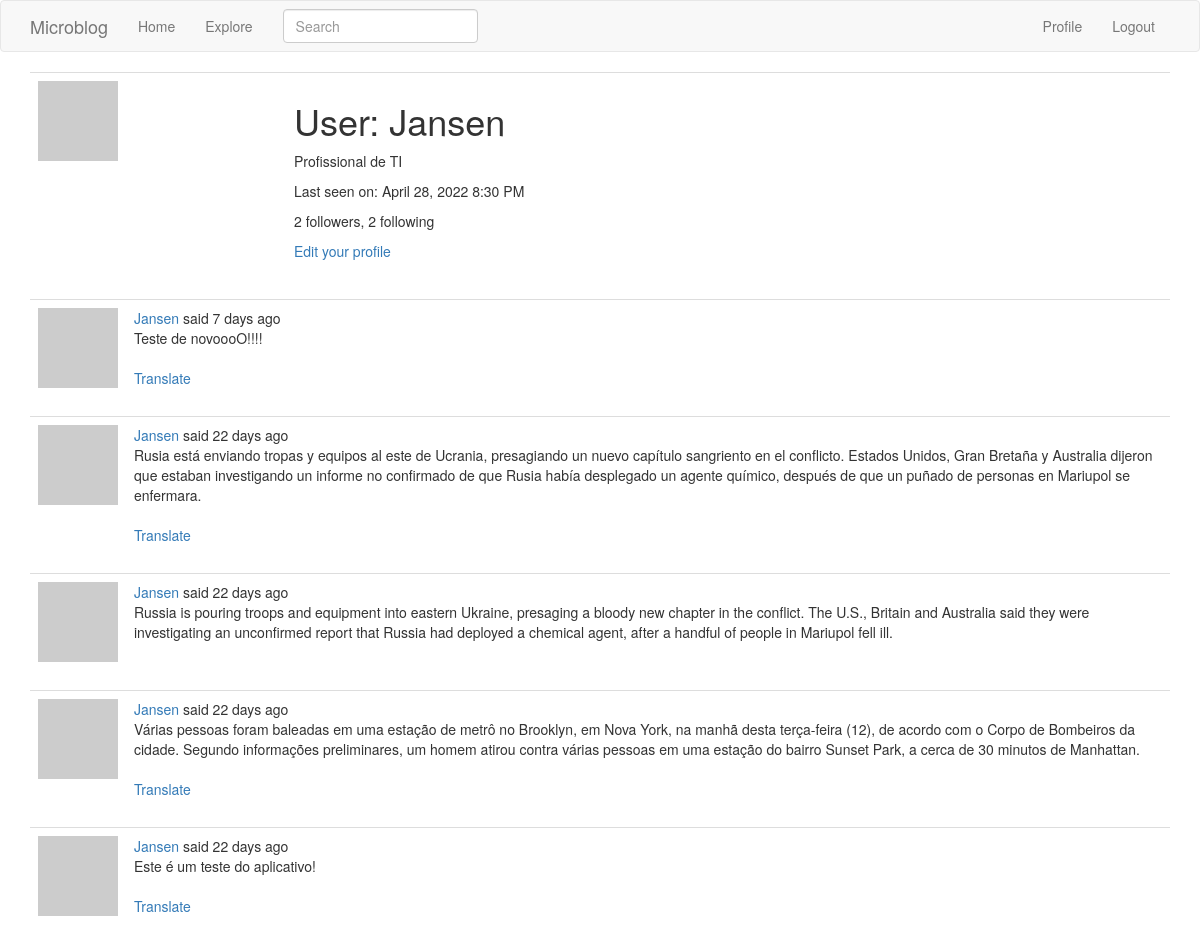
Page /user/Jansen (signed in, upper part) on the earlier database version.
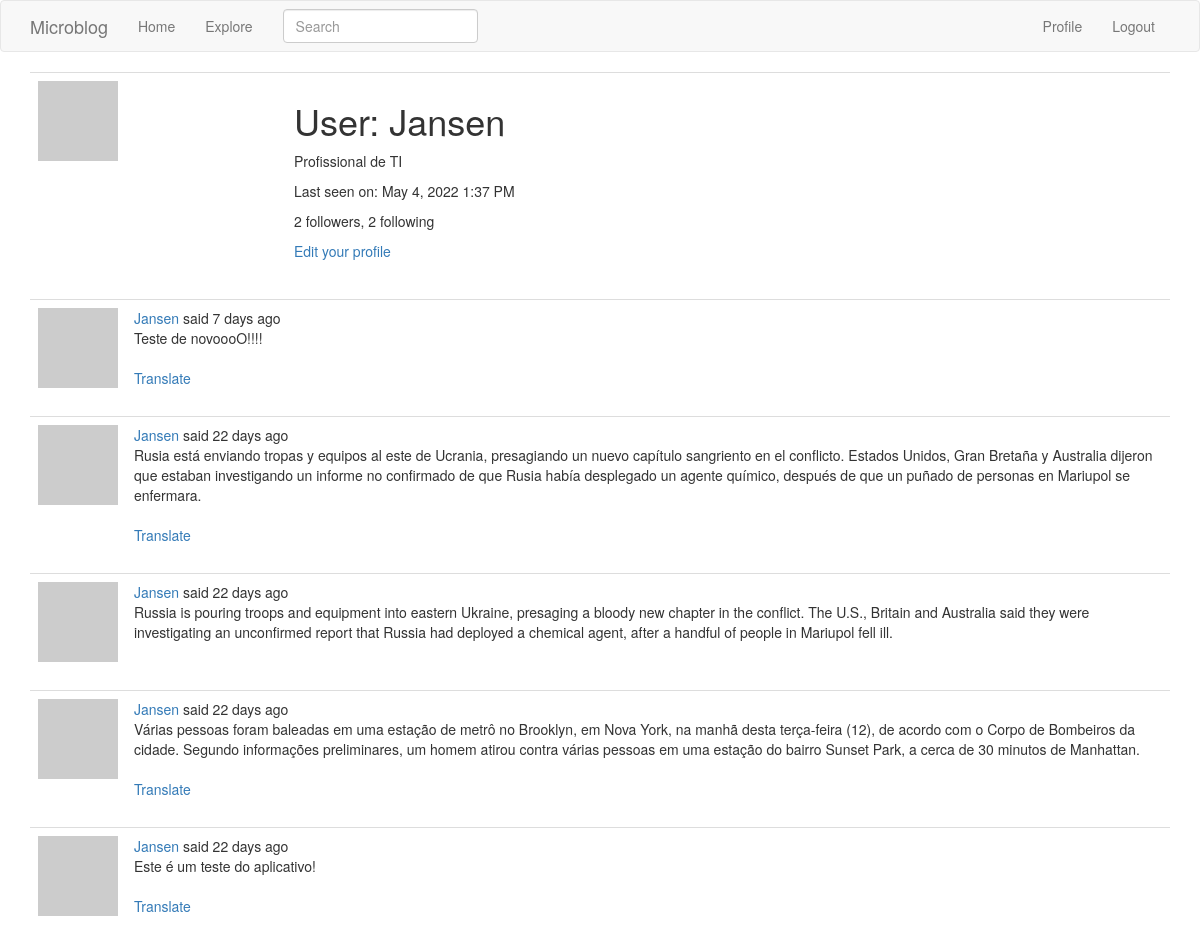
Same page on the later database version.
### app/models.py (models this page shows, shortened)
class User(UserMixin, db.Model):
    id = db.Column(db.Integer, primary_key=True)
    username = db.Column(db.String(64), index=True, unique=True)
    email = db.Column(db.String(120), index=True, unique=True)
    password_hash = db.Column(db.String(128))
    posts = db.relationship('Post', backref='author', lazy='dynamic')
    about_me = db.Column(db.String(140))
    last_seen = db.Column(db.DateTime, default=datetime.utcnow)
    followed = db.relationship(
        'User', secondary=followers,
        primaryjoin=(followers.c.follower_id == id),
        secondaryjoin=(followers.c.followed_id == id),
        backref=db.backref('followers', lazy='dynamic'), lazy='dynamic')
    def avatar(self, size):
        digest = md5(self.email.lower().encode('utf-8')).hexdigest()
        return 'https://www.gravatar.com/avatar/{}?d=identicon&s={}'.format(
            digest, size)

### app/main/routes.py (the view)
@bp.route('/user/<username>')
@login_required
def user(username):
    user = User.query.filter_by(username=username).first_or_404()
    page = request.args.get('page', 1, type=int)
    posts = user.posts.order_by(Post.timestamp.desc()).paginate(
        page, current_app.config['POSTS_PER_PAGE'], False)
    next_url = url_for('main.user', username=user.username,
                       page=posts.next_num) if posts.has_next else None
    prev_url = url_for('main.user', username=user.username,
                       page=posts.prev_num) if posts.has_prev else None
    form = EmptyForm()
    return render_template('user.html', user=user, posts=posts.items,
                           next_url=next_url, prev_url=prev_url, form=form)

### app/main/forms.py
class SearchForm(FlaskForm):
    q = StringField(_l('Search'), validators=[DataRequired()])
    def __init__(self, *args, **kwargs):
        if 'formdata' not in kwargs:
            kwargs['formdata'] = request.args
        if 'meta' not in kwargs:
            kwargs['meta'] = {'csrf': False}
        super(SearchForm, self).__init__(*args, **kwargs)

class EmptyForm(FlaskForm):
    submit = SubmitField('Submit')

### app/main/routes.py (called while the page is built)
@bp.before_app_request
def before_request():
    if current_user.is_authenticated:
        current_user.last_seen = datetime.utcnow()
        db.session.commit()
        g.search_form = SearchForm()
    g.locale = str(get_locale())

### app/models.py (called while the page is built)
@login.user_loader
def load_user(id):
    return User.query.get(int(id))

    @classmethod
    def before_commit(cls, session):
        session._changes = {
            'add': list(session.new),
            'update': list(session.dirty),
            'delete': list(session.deleted)
        }

### app/templates/user.html (shortened to what this page needs)
{% extends "base.html" %}
{% block app_content %}
    <table class="table table-hover">
        <tr>
            <td width="256px"><img src="{{ user.avatar(256) }}"></td>
            <td>
                <h1>{{ _('User') }}: {{ user.username }}</h1>
                {% if user.about_me %}<p>{{ user.about_me }}</p>{% endif %}
                {% if user.last_seen %}
                <p>{{ _('Last seen on') }}: {{ moment(user.last_seen).format('LLL') }}</p>
                {% endif %}
                <p>{{ _('%(count)d followers', count=user.followers.count()) }}, {{ _('%(count)d following', count=user.followed.count()) }}</p>
                {% if user == current_user %}
                <p><a href="{{ url_for('main.edit_profile') }}">{{ _('Edit your profile') }}</a></p>
                {% endif %}
            </td>
        </tr>
    </table>
    {% for post in posts %}
        {% include '_post.html' %}
    {% endfor %}
{% endblock %}

Differences in the rows shown:
changed User "Jansen": last_seen "April 28, 2022 8:30 PM" → "May 4, 2022 1:37 PM"
